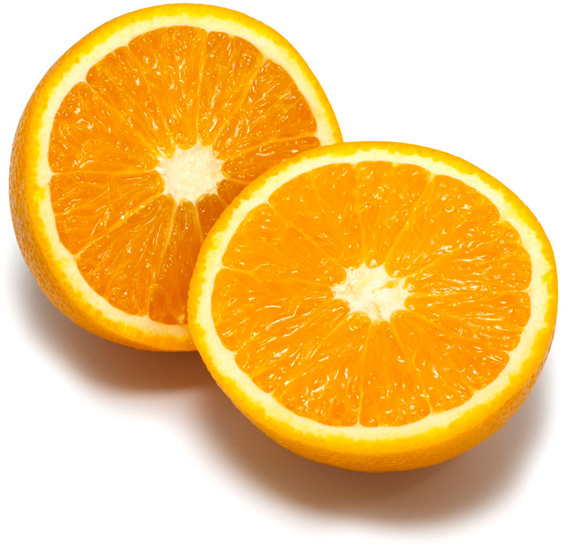
#> input picture lab3_cv_casper_augustsson/submit3/Images-jpg/orange.jpg, 572 x 551 px
$ python mean_shift_example.py
#> lines starting #> are read from the running program, lines starting #| are printed output that depends on the picture; after the words box and inside, x2 and y2 are one past the last pixel; in counts of white or black regions, pixels touching at a corner belong together
### lab3_cv_casper_augustsson/submit3/lab3.py
import numpy as np
from scipy.spatial import distance_matrix
import matplotlib.pyplot as plt
from Functions import *
from gaussfft import gaussfft
import random as rn
from collections import defaultdict
from PIL import Image, ImageFilter
import matplotlib.pyplot as plt
import copy
import colorsys
import numpy.linalg as la
from collections import Counter
#from scipy.ndimage.filters import gaussian_filter
import random as rnd
from scipy.stats import multivariate_normal
# Do it fast and simple, no time.
# Plan first, code later
from scipy.ndimage import gaussian_filter
def main():
    img_color = np.array(Image.open('Images-jpg/orange.jpg'))#       .convert('L')) #you can pass multiple arguments in single line
    img_color = img_color.astype(np.float64)

    seg,center = kmeans_segm(img_color,50,50)

    new_image = center[seg[:,:]]


    f = plt.figure()
    f.subplots_adjust(wspace=0.2, hspace=0.4)
    plt.rc('axes', titlesize=10)
    a1 = f.add_subplot(2, 1, 1)
    plt.imshow(new_image)
    a1.title.set_text("")
    a1 = f.add_subplot(2, 1, 2)
    plt.imshow(img_color)
    a1.title.set_text("")


    plt.show()
    print("lol")


# [152 lines left out: functions kmeans_segm_test, kmeans_segm_old, not called in this run]


def kmeans_segm(image, K, L, seed = 42):
    """
    Implement a function that uses K-means to find cluster 'centers'
    and a 'segmentation' with an index per pixel indicating with
    cluster it is associated to.

    Input arguments:
        image - the RGB input image
        K - number of clusters
        L - number of iterations
        seed - random seed
    Output:
        segmentation: an integer image with cluster indices
        centers: an array with K cluster mean colors
    """
    print("K: " + str(K))

    #settings
    smart_random = True


    # Set random seed
    rn.seed(seed)

    # Random initialization of K centers
    if smart_random == True:
        k_centers = find_random_color_from_img(image,K,seed)
        k_centers = np.array(k_centers.astype('uint8'))

    else:
        max_val = 255
        k_centers = np.array([[rn.random()*max_val,rn.random()*max_val,rn.random()*max_val] for i in range(K)  ])
        k_centers = np.array(k_centers.astype('uint8'))


    shape = np.shape(image)
    img_extend = np.ones([shape[0],shape[1],len(k_centers),3])
    img_extend = np.einsum('ijk,ijnk->ijnk',image,img_extend)


    # Iter L times
    for l in range(L):

        print("iter " + str(l) + " out of " + str(L) )

        # subtract k_centers from img _extended
        dist_diff = img_extend[:,:] - k_centers

        # now calc length
        dist = np.einsum('ijkv,ijkv->ijk',dist_diff,dist_diff)

        ## Assign each pixel to cluster centers with lowest distance
        # (ijk)                  ij pixel belongs to cluster k
        pixel_cluster_map  = np.argmin(dist, axis=2)#np.argmin(a, axis=None, out=None, *, keepdims=<no value>)

        ## Recompute all cluster centers by taking mean of the pixels assigned to each cluster
        # i cluster, x,y for pixel in org img


        #image_k = image[pixel_cluster_map==]
        #index_list_each_cluster = [np.argwhere(pixel_cluster_map == i) for i in range(K)]
        for c in range(K):
            color_sum = image[pixel_cluster_map==c]
            k_centers[c] = np.einsum('ij->j',color_sum)/color_sum.shape[0]


    centers = k_centers
    segmentation = pixel_cluster_map

    return segmentation, centers

def find_random_color_from_img(image,K,seed):
    """finds K unique colors in an image"""
    rn.seed(seed)

    # Create color mat for image
    image_int = np.array(image)
    image_flat = np.reshape(image_int, (-1, 3)).astype(np.float64)

    rgb_unique= list(set(tuple(rgb) for rgb in image_flat))

    ret_var = np.array([rgb_unique[rn.randrange(0,len(rgb_unique))] for i in range(K)])
    return ret_var


# [197 lines left out: functions mixture_prob, update_w_k, update_mu_k, update_sigma_k, calc_g_ki, calc_p_ik and 3 more, not called in this run]


main()
#> in main, img_color is the input picture: shape (551, 572, 3); mean R, G, B 242.2, 197.1, 118.9
#> in find_random_color_from_img, `rgb_unique= list(set(tuple(rgb) for rgb in image_flat))`: rgb_unique = 40337 items
#> in find_random_color_from_img, `ret_var = np.array([rgb_unique[rn.randrange(0,len(rgb_unique))] for i ..`: ret_var = 50 rows, first 8: [255, 176, 2], [239, 226, 217], [252, 194, 86], [247, 169, 1], [247, 250, 169], [252, 253, 177], [159, 102, 57], [159, 105, 67]
#> in kmeans_segm, `k_centers = find_random_color_from_img(image,K,seed)`: k_centers has the same summary as ret_var in find_random_color_from_img
#> after the loop in kmeans_segm, `for l in range(L):`: k_centers = 50 rows, first 8: [253, 172, 1], [228, 215, 207], [252, 199, 94], [253, 153, 1], [254, 235, 129], [253, 240, 164], [150, 99, 64], [156, 110, 79]
#> in kmeans_segm, `centers = k_centers`: centers has the same summary as k_centers
#> in kmeans_segm, `segmentation = pixel_cluster_map`:
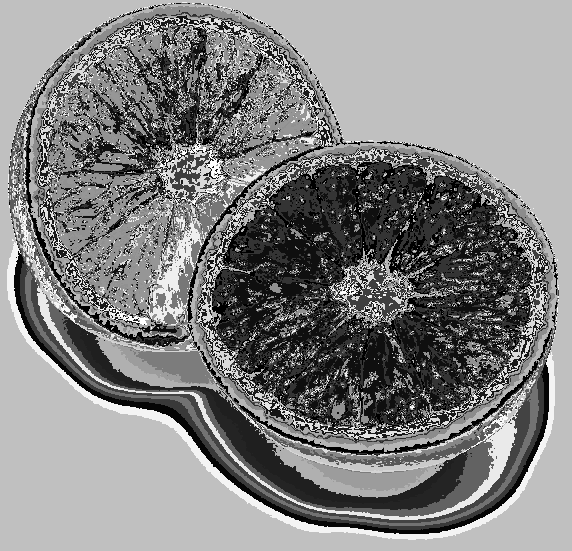
#> segmentation: shape (551, 572) int64; min 0, max 49, mean 25.2; drawn with min black and max white
#> in main, `seg,center = kmeans_segm(img_color,50,50)`: center has the same summary as k_centers in kmeans_segm
#kmeans_segm_test()

### lab3_cv_casper_augustsson/submit3/Functions.py
import math
import numpy as np
import scipy
import scipy.ndimage
import matplotlib.pyplot as plt
from matplotlib.colors import ListedColormap
from scipy.signal import convolve2d

#  SHOWGREY(IMAGE, DISPLAY, RESOLUTION, ZMIN, ZMAX)
#    displays the real matrix IMAGE as a gray-level image on the screen.
#
#  Arguments:
#    If RESOLUTION is a scalar value, RESOLUTION distinct gray-levels,
#    equidistantly spaced between 0 (black) and 1 (white), are used.
#    If RESOLUTION is a vector, its elements (which should lie in the
#    interval [ 0, 1]) are used as gray-levels (colormap).
#
#    The (matrix element) values ZMIN and ZMAX are mapped to black and
#    white respectively. For a quantized image, it is often advisable
#    to set ZMAX to the first quantization level outside actual range.
#    Values in ] ZMIN, ZMAX[ are mapped by linear interpolation, whereas
#    values outside this interval are mapped to either black or white by
#    truncation.
#
#    If ZMIN and ZMAX are omitted, they are set to the true max
#    and min values of the elements of IMAGE.
#
#    If RESOLUTION is also omitted, it is assumed to be 64.
#    If ZMIN = ZMAX, the displayed image is thresholded at ZMAX.
#
# [23 lines left out: function showgrey, not called in this run]

#	SHOWFS( FREQSPEC, DISPLAY, RES) displays a compressed version
#	of the corresponding Fourier spectrum as a gray-level image.
#	RES distinct gray-levels, equidistantly spaced between 0 (black)
#	and 1 (white), are used. If RES is omitted, it is assumed to be 64.
#
def showfs(Image, display = True, res = 64):
	showgrey(np.log(1 + np.abs(np.fft.fftshift(Image))), display, res)


#	ROTIM = ROT( IMAGE, ANGLE, BKG) rotates the image IMAGE by an angle
#	ANGLE and sets the values of the background pixels to BKG.
#	If BKG is omitted, it is set to 0.
#	If ANGLE is also omitted, it is also set to 0.
#	This is not a very interesting rotation, but it will, like all
#	other values of ANGLE, create an output image ROTIM of size DxD,
#	where D = NORM( SIZE( IMAGE)), with the original image in the center.
#
def show(Image, display = True, res = 64):
	showgrey(np.log(1 + np.abs(Image)), display, res)

# [201 lines left out: functions rot, pow2image, randphaseimage, constampimage, deltafcn, variance and 8 more, not called in this run]

# ZEROCROSSCURVES(ZERO, MASK) -- Extraction of zero-crossing curves
# Computes the zero-crossing curves from the image ZERO
# If the MASK image is specified, only point on the zero-crossing
# curves for which the mask value is True are reserved
# The format of these curves is a tuple of two arrays with (Y,X) coordinates.
#
def zerocrosscurves(zeropic, mask):
	curves = np.where(contour(zeropic) & mask.astype(int))
	return curves

# THRESHOLDCURVES(CURVES, MASK) -- Thresholding of curves
# Returns a new set of curves containing only those points
# in the polygons for which the mask value is True.
# The format of these curves is a tuple of two arrays with (Y,X) coordinates.
#
# [48 lines left out: functions thresholdcurves, overlaycurves, locmax8, not called in this run]

# IMEAN = MEAN_SEGMENTS(I, SEGM) computes the mean within clusters indexed per
# pixel by SEGM and returns in image with pixel values replaced by the means
#
def mean_segments(I, segm):
	Ivec = np.reshape(I, (-1, 3))
	idx = np.reshape(segm, (-1))
	L = np.max(idx) + 1
	centers = np.zeros((L, 3))
	h, _ = np.histogram(idx, L, (-0.5, L-0.5))
	for l in range(L):
		if h[l] > 0:
			centers[l,:] = np.mean(Ivec[idx == l], axis=0)
	return centers[segm,:]

# INEW = OVERLAY_BOUNDS(I, SEGM) creates a new image INEW with boundaries
# between clusters as indicated by the segmentation SEGM
#
def overlay_bounds(I, segm):
	(h, w) = np.shape(segm)
	grow = np.zeros((h + 1, w + 1), dtype = segm.dtype)
	grow[0:h,0:w] = segm
	mask = (segm != grow[1:h+1, 0:w]) | (segm != grow[0:h, 1:w+1])  | (segm != grow[1:h+1, 1:w+1])
	mask[0:h, w-1] = mask[h-1, 0:w] = False
	Inew = np.array(I)
	Inew[mask, 0] = 255
	Inew[mask, 1] = Inew[mask, 2] = 0
	return Inew

### lab3_cv_casper_augustsson/submit3/mean_shift_example.py
import sys
import math
import numpy as np
from PIL import Image, ImageFilter
import matplotlib.pyplot as plt
from lab3 import kmeans_segm
from Functions import showgrey, mean_segments, overlay_bounds
from scipy.ndimage.filters import gaussian_filter
from scipy.spatial import distance_matrix

def mean_shift_segm(I, spatial_bandwidth, colour_bandwidth, num_iterations):

    print('Find colour channels with K-means...')
    K = 16 # number of channels
    [ segm, centers ] = kmeans_segm(I, K, 20, 4321)
    ( height, width, depth ) = np.shape(I)
    idx = np.reshape(segm, (height, width))
    mapsw = np.zeros((height, width, K))
    mapsx = np.zeros((height, width, K))
    mapsy = np.zeros((height, width, K))
    [X, Y] = np.meshgrid(range(width), range(height))
    for k in range(K):
        mapsw[:,:,k] = (idx == k).astype(float)
        mapsx[:,:,k] = gaussian_filter(mapsw[:,:,k]*X, spatial_bandwidth, mode='nearest')
        mapsy[:,:,k] = gaussian_filter(mapsw[:,:,k]*Y, spatial_bandwidth, mode='nearest')
        mapsw[:,:,k] = gaussian_filter(mapsw[:,:,k],   spatial_bandwidth, mode='nearest')
    mapsw = np.reshape(mapsw, (-1, K)) + 1e-6
    mapsx = np.reshape(mapsx, (-1, K))
    mapsy = np.reshape(mapsy, (-1, K))

    print('Search for high density points...')
    constC = -0.5/(colour_bandwidth**2)
    x = np.reshape(X, (width*height, ))
    y = np.reshape(Y, (width*height, ))
    Ic = np.reshape(I, (width*height, 3))
    wei = np.exp(constC*(distance_matrix(Ic, centers)**2))
    for l in range(num_iterations):
        p = (np.round(y)*width + np.round(x)).astype(int)
        ww = mapsw[p,:] * wei
        w = np.sum(ww, axis=1)
        u = (np.matmul(ww, centers).T / w).T
        x = ((np.sum(mapsx[p,:] * wei, axis=1)).T / w).T
        y = ((np.sum(mapsy[p,:] * wei, axis=1)).T / w).T
        wei = (ww.T / w).T
        x = np.maximum(np.minimum(x, width-1), 0);
        y = np.maximum(np.minimum(y, height-1), 0);

    print('Assign high density points to pixels...')
    XY = np.stack((x, y))
    thr = 4.0
    val = 0
    mask = np.zeros((height*width, 1), dtype=np.short)
    for y in range(height):
        for x in range(width):
            p = y*width + x
            if mask[p] == 0:
                stack = [ p ]
                val = val + 1
                mask[p] = val
                while len(stack) > 0:
                    p0 = stack[-1]
                    xy = XY[:, p0]
                    y0 = int(p0/width)
                    x0 = p0 - y0*width
                    stack = stack[:-1]
                    pn = p0 + 1
                    if x0<width-1 and mask[pn]==0 and (np.sum((xy - XY[:, pn])**2)<thr):
                        stack = stack + [ pn ]
                        mask[pn] = val
                    pn = p0 - 1
                    if x0>0 and mask[pn]==0 and (np.sum((xy - XY[:, pn])**2)<thr):
                        stack = stack + [ pn ]
                        mask[pn] = val
                    pn = p0 + width
                    if y0<height-1 and mask[pn]==0 and (np.sum((xy - XY[:, pn])**2)<thr):
                        stack = stack + [ pn ]
                        mask[pn] = val
                    pn = p0 - width
                    if y0>0 and mask[pn]==0 and (np.sum((xy - XY[:, pn])**2)<thr):
                        stack = stack + [ pn ]
                        mask[pn] = val
    segm = np.reshape(mask, (height, width))
    return segm


def mean_shift_example():
    scale_factor = 0.5         # image downscale factor
    image_sigma = 1.0          # image preblurring scale
    spatial_bandwidth = 10.0   # spatial bandwidth
    colour_bandwidth = 10.0    # colour bandwidth
    num_iterations = 10        # number of mean-shift iterations

    # tiger 1 5,50
    # tiger 2 5,40
    # orange 5,10


    img = Image.open('Images-jpg/orange.jpg')
    img = img.resize((int(img.size[0]*scale_factor), int(img.size[1]*scale_factor)))

    h = ImageFilter.GaussianBlur(image_sigma)
    I = np.asarray(img.filter(ImageFilter.GaussianBlur(image_sigma))).astype(np.float32)

    segm = mean_shift_segm(I, spatial_bandwidth, colour_bandwidth, num_iterations)
#> call 2 of kmeans_segm, with K = 16, L = 20, seed = 4321
#> in find_random_color_from_img (call 2), `ret_var = np.array([rgb_unique[rn.randrange(0,len(rgb_unique))] for i ..`: ret_var = 16 rows, first 8: [255, 237, 100], [246, 157, 22], [240, 218, 195], [147, 88, 40], [251, 218, 139], [143, 95, 62], [233, 228, 223], [254, 163, 17]
#> in kmeans_segm (call 2), `k_centers = find_random_color_from_img(image,K,seed)`: k_centers has the same summary as ret_var in find_random_color_from_img
#> the loop in kmeans_segm (call 2), `for l in range(L): ` made 20 passes
#> pass 3, in kmeans_segm (call 2), `pixel_cluster_map  = np.argmin(dist, axis=2)#np.argmin(a, axis=None, o..`:
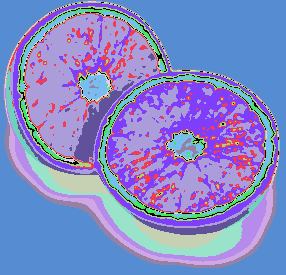
#> pixel_cluster_map: shape (275, 286) int64; 16 distinct labels, from 0 to 15; one colour per label, 0 black
#> after the loop in kmeans_segm (call 2), `for l in range(L):`: k_centers = 16 rows, first 8: [251, 201, 61], [249, 169, 28], [206, 185, 170], [142, 85, 45], [252, 219, 103], [157, 111, 80], [254, 254, 254], [252, 161, 4]
#> in kmeans_segm (call 2), `centers = k_centers`: centers has the same summary as k_centers
#> in kmeans_segm (call 2), `segmentation = pixel_cluster_map`:
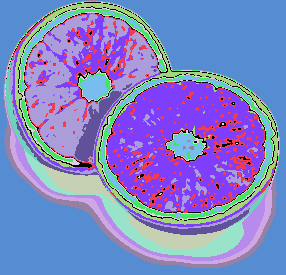
#> segmentation: shape (275, 286) int64; 16 distinct labels, from 0 to 15; one colour per label, 0 black
#> in mean_shift_segm, `[ segm, centers ] = kmeans_segm(I, K, 20, 4321)`: centers has the same summary as k_centers in kmeans_segm
#> in mean_shift_segm, `y = np.reshape(Y, (width*height, ))`:
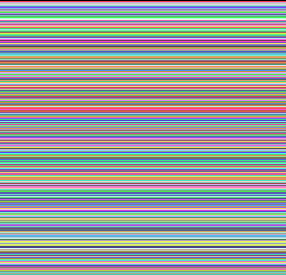
#> Y: shape (275, 286) int64; 275 distinct labels, from 0 to 274; one colour per label, 0 black
#> after the loop in mean_shift_segm, `for y in range(height):`: val = 6262
#> in mean_shift_segm, `segm = np.reshape(mask, (height, width))`:
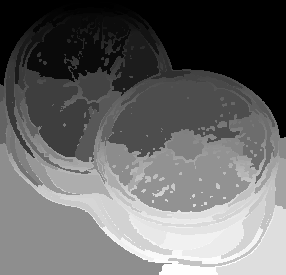
#> segm: shape (275, 286) int16; min 1, max 6262, mean 2551.1; drawn with min black and max white
    Inew = mean_segments(img, segm)
#> in mean_segments, `L = np.max(idx) + 1`: L = 6263
#> in mean_segments, `h, _ = np.histogram(idx, L, (-0.5, L-0.5))`: h = 6263 values, max 11177 at index 5, min 0 at index 0, mean 12.56
    if True:
        Inew = overlay_bounds(img, segm)
#> in overlay_bounds, `mask = (segm != grow[1:h+1, 0:w]) | (segm != grow[0:h, 1:w+1])  | (seg..`: mask: shape (275, 286) bool; 23.7% white; 63 white regions (41 under 20 px), largest, box (x1, y1, x2, y2) and area: (0, 0, 286, 275) 17391, (151, 184, 169, 197) 103, (214, 119, 227, 128) 81
#> in overlay_bounds, `mask[0:h, w-1] = mask[h-1, 0:w] = False`:
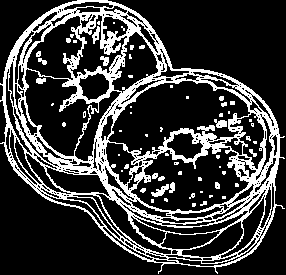
#> mask: shape (275, 286) bool; 22.9% white; 63 white regions (41 under 20 px), largest, box (x1, y1, x2, y2) and area: (0, 0, 285, 274) 16831, (151, 184, 169, 197) 103, (214, 119, 227, 128) 81
#> in overlay_bounds, `Inew[mask, 1] = Inew[mask, 2] = 0`:
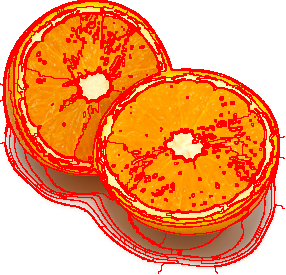
#> Inew: shape (275, 286, 3); mean R, G, B 245.5, 154.4, 101.7

    img = Image.fromarray(Inew.astype(np.ubyte))
    plt.imshow(img)
    plt.axis('off')
    plt.show()
    img.save('result/meanshift.png')

if __name__ == '__main__':
    sys.exit(mean_shift_example())
#> (the program exits here)
